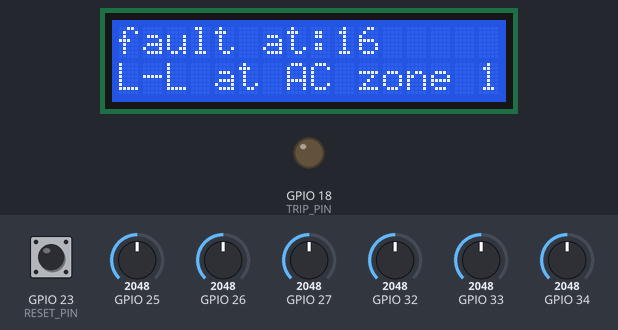
The sketch below on a simulated ESP32. Parts: 16×2 character LCD, output pins drawn as LEDs (lit = HIGH). The test bench sets the inputs (shaded band); at power-on: GPIO 23 (RESET_PIN) LOW, GPIO 33 = 2048, GPIO 34 = 2048, GPIO 25 = 2048, GPIO 26 = 2048, GPIO 27 = 2048, GPIO 32 = 2048. What the sketch prints to the serial monitor is not drawn.

Above: at 2.2 s.
2.3 s: GPIO 23 (RESET_PIN) pulled HIGH for 0.15 s
At 2.52 s:
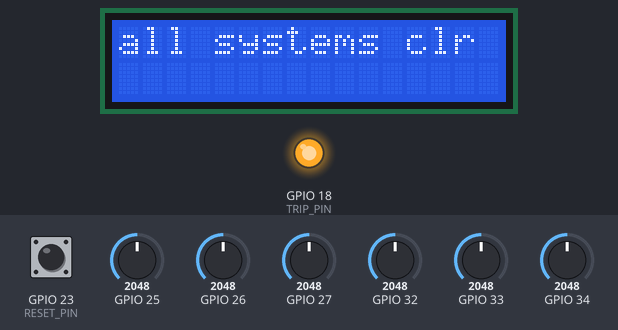
4.0 s: GPIO 33 set to 2123
7.0 s: GPIO 23 (RESET_PIN) pulled HIGH for 1 s
At 9.7 s:
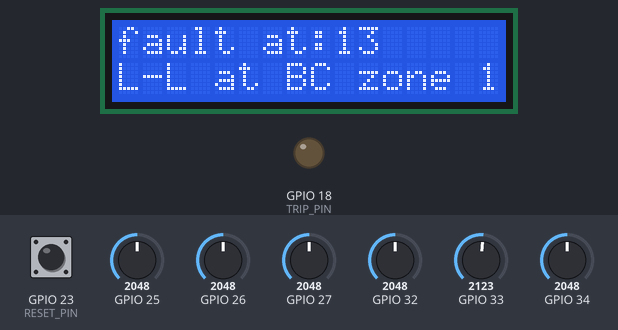
10.0 s: GPIO 34 set to 2135
11.5 s: GPIO 23 (RESET_PIN) pulled HIGH for 1 s
At 11.7 s:
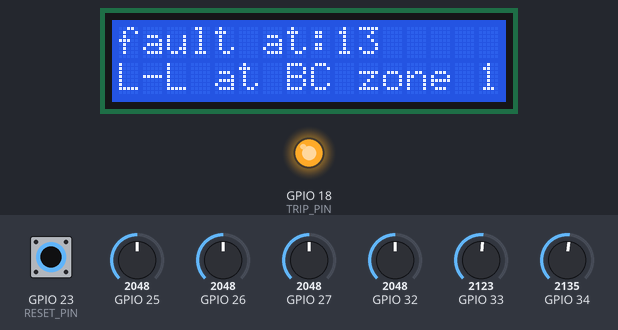
14.0 s: GPIO 23 (RESET_PIN) pulled HIGH for 3.2 s
At 15.6 s:
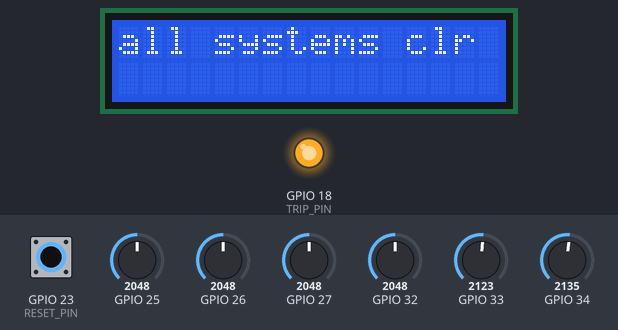
Timing chart, 0 to 18.8 s (numbered marks = the images above; inputs shaded):
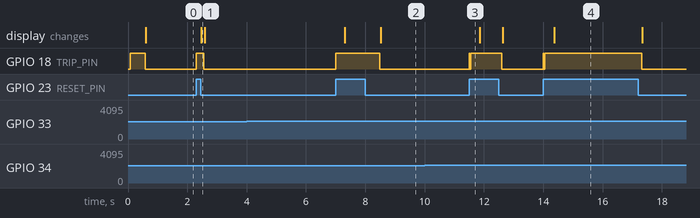

Measured:
- after the input at 2.3 s, GPIO 18 (TRIP_PIN): LOW → HIGH at once, → LOW 0.26 s later; the display: changes after 0.16 s (image 1)
- after the input at 4.0 s, every drawn part: stays the same
- after the input at 7.0 s, GPIO 18 (TRIP_PIN): LOW → HIGH at once, → LOW 1.5 s later; the display: first changes after 0.31 s (image 2 shows a later state)
- after the input at 10.0 s, every drawn part: stays the same
- after the input at 11.5 s, GPIO 18 (TRIP_PIN): LOW → HIGH at once, → LOW 0.02 s later, → HIGH 0.03 s later, → LOW 1.1 s later
- after the input at 14.0 s, GPIO 18 (TRIP_PIN): LOW → HIGH at once, → LOW 0.02 s later, → HIGH 0.03 s later, → LOW 3.3 s later; the display: changes after 0.36 s (image 4)

The sketch:

DistanceCode.ino
```cpp
  //this code is made for distance protection for the project done in faculty of engineering menofia 2022-2023 final year
  // students supervised by professur Nagy El-Kalashy for their graduation project
  // here I include the wdt task for the esp in order to remove the idle supervision which resets the code if the idle task isnot reached
  #include <esp_task_wdt.h>
  // I included the cmath library which is neede for the pow() and abs() operater
  #include <cmath>
  #define i1 Complex(0,1) // this defines the imaginary number i if usage was needed
  #include <LiquidCrystal_I2C.h>
  #include<wire.h>
  #define RESET_PIN 23
  #define TRIP_PIN 18
  #define LED_PIN 18
  //LCD connection
  LiquidCrystal_I2C lcd(0x27,16,2);
  struct Complex{ // this struct defines the new type Complex which is needed for the system
  public:
  float re; // defines the real part
  float im; // defines the imaginary part`
  Complex(float r=0,float i=0){ // this function allows for quick defining of complex number ex Complex k=Complex(1,2)
    re=r;
    im=i;
  }
  friend Complex operator-(Complex a, Complex b) { //here I override the minus operator to work on complex numbers
    return Complex(a.re - b.re, a.im - b.im);
  }
  friend Complex operator/(Complex a, Complex b) { //here I override the / operator to work on complex number
    float denom = b.re * b.re + b.im * b.im; // denominator
    return Complex((a.re * b.re + a.im * b.im) / denom,
                  (a.im * b.re - a.re * b.im) / denom);
    }
  friend Complex operator+(Complex a, Complex b) { //here i override the plus operator
    return Complex(a.re + b.re, a.im + b.im);
  }
  friend Complex operator*(Complex a, Complex b) { // here i override the multiplication operator
    return Complex(a.re * b.re - a.im * b.im,
                   a.re * b.im + a.im * b.re);
  }
  friend float abs(Complex z) { //here i override thr abs operator
    return sqrt(z.re * z.re + z.im * z.im);
  }
  friend Complex pow(Complex z, int n) { //here i override the pow operator
     if (n == 0) { // zero exponent case
       return Complex(1.0);
     }
     else {
       Complex result = z;
       for (int i = 1; i < n; i++) {
         result = result * z;
       }
       return result;
     }
   }
};
float real(Complex z){ //here a function made to return the real part despite not being needed because i already have it in the class above this
//one is made to look like the matlab one allowing me to copy the code i made in matlab to work in the simulated model here without the need of heavlly editting it
  return z.re;
}
float imag(Complex z){ //here a function made to return the imaginary part despite not being needed because i already have it in the class above this
//one is made to look like the matlab one allowing me to copy the code i made in matlab to work in the simulated model here without the need of heavlly editting it
  return z.im;
}
float angle(Complex z){ // ths function returns the complex angle in radian
  return atan2(z.im,z.re);
}
int minNonZeroIndex(float arr[], int n) { // this function returns the minmum non zero index of anarry
  int min = INT_MAX; // here I establihed the current minmum value as the max value an integer can hold
  int index = -1; // here i establish the index as -1 so if the value returned as -1 all elements are zero elements
  for (int i = 0; i < n; i++) { // this loop checks the elements
    if (arr[i] < min && arr[i] != 0) { // if the element is not zero and is smaller the index is set to it and the current minmum value is set to its value
      min = arr[i];
      index = i;
    }
  }
  return index;
}
 // this section is where i declare the global variables
  const int n=8; // this is the number of samples per cycle
  int halt_fault=1;int wait=0;
  float Y1,Y2,Y3,Y4,Y5,Y6,Y7,Y8; // those are the absloute values of V1,V2,V3,I1,I2,I3
  float w1[n]={0,0,0,0,0,0,0,0}; // this is the window of Va
  float w2[n]={0,0,0,0,0,0,0,0}; // this is the window of Vb
  float w3[n]={0,0,0,0,0,0,0,0}; // this is the window of Vc
  float w4[n]={0,0,0,0,0,0,0,0}; // this is the window of Ia
  float w5[n]={0,0,0,0,0,0,0,0}; // this is the window of Ib
  float w6[n]={0,0,0,0,0,0,0,0}; // this is the window of Ic
  float c[n],s[n]; // here I declare the arrays for the cosine and sine element used i n the DFT
  float k=2*3.1415926535/n; // this is 2*pi/n the dtheta, the change in angle between each sample
  float Vain,Vbin,Vcin;// this is the input for Va,Vb,Vc
  Complex I00; //Zero Sequence current
  Complex I11; //positive sequence current
  Complex I22; //Negative sequence current
  Complex a120=Complex(-0.5,sqrt(3)/2); // this is a varible used in sequence componnet equation
  float Iain,Ibin,Icin; // input current signal
  Complex Va,Vb,Vc,Ia,Ib,Ic,Z1ab,Z1bc,Z1ca,Z1a,Z1b,Z1c; // DFT output (Va,Vb,Vc,Ia,Ib,IC), and distance positive sequence impedences (Z1a,Z1b,Z1c,Z1ab,Z1bc,Z1ca)
  TaskHandle_t DFT; // this is the task handler for FreeRTOS main function whch has both the DFT and the code
  TaskHandle_t Output; // this is the task handler for freeRTOS output task which is mainly used for testing and output
  long Time,fault_time; // this is the time of the operation and the time sice the fault used for the dft
  int fault_type; // this is a number which indicats the fault type
void setup() {
  // initialize LCD
  lcd.init();
  // turn on LCD backlight
  lcd.backlight();
    // set up the LCD's number of columns and rows:
  // Print a message to the LCD.
  lcd.setCursor(0,0);
  lcd.print("system ok");
  Serial.begin(115200); // Here I intiallize the serial connection used in printing
  pinMode(TRIP_PIN,OUTPUT); // Here I intiallize Pin 18 as an output pin to besed for the tripping signal of the relays
  pinMode(LED_PIN,OUTPUT); // here I intiallize PIN 20 to be used for an indicator fo the tripping signal
  pinMode(RESET_PIN,INPUT);  // Here I intiallize PIN 17 to be used as input pin to deenergize the fault
  digitalWrite(TRIP_PIN,HIGH); // here I make sure that pin 18 is low
  digitalWrite(LED_PIN,HIGH); // here i makwe sure that pin 20 is low
  for (int i=0;i<=n-1;i++){ // here I set the values for Cosine and sine so I don't need to calculate them each ccle
    c[i]=2*cos(i*k)/n;
    s[i]=2*sin(i*k)/n;
  }
  xTaskCreatePinnedToCore( //Here I create the task for the DFT and distance function and pin It to core 0
                    DFTCode,   /* Task function. */
                    "DFT",     /* name of task. */
                    10000,       /* Stack size of task */
                    NULL,        /* parameter of the task */
                    1,           /* priority of the task */
                    &DFT,      /* Task handle to keep track of created task */
                    0);          /* pin task to core 0 */
                    delay(500);
  xTaskCreatePinnedToCore( //Here I create the task for the output and PIN to core 1
                    OutputCode,   /* Task function. */
                    "Output",     /* name of task. */
                    10000,       /* Stack size of task */
                    NULL,        /* parameter of the task */
                    1,           /* priority of the task */
                    &Output,      /* Task handle to keep track of created task */
                    1);          /* pin task to core 0 */
  delay(500);
}
void DFTCode(void * pvParameters){ //thi the main task where both DFt and distance functions is used
  long int  xLastWakeTime1=micros(); // intiaiase task starting time
  long int  xLastWakeTime2; // declare the ending time variable
  int A1; // analouge input int for V1
  int A2; // anlouge input int for V2
  int A3; // analouge input int for V3
  int A4; // analouge input int for I1
  int A5; // anlouge input int for I2
  int A6; // anlouge input int for I3
  int index; //this the fault index
  float fault_location[20]={0,0,0,0,0,0,0,0,0,0,0,0,0,0,0,0,0,0,0,0}; //intiallise the fault location array
  double l0,l1,Iaa,Ibb; // intiallise the variables for zero sequence inductance and positive sequence inductance
  int indicator=0; // this is the variable which stores the fault type
  Complex z0,z1,M,Iax,Ibx,Icx,MI00,Zto,Zto1,Zto2,Zto3; // here I intialise basic variable used as parameters for the equation
  // Calaculating line parameters
  l0=0.035/100; // inductance of zero sequence
  l1=0.035/100; // inductance of positive sequence
  z0=(7.8/100+i1*12/100); // +ve sequence impedence
  z1=(7.8/100+i1*12/100); // -ve sequence impedence
  M=(z0-z1)/z1; // M used in distance protection
  Zto=z1*100; // total impedence
  Zto1=0.7*Zto; // zone 1 impedence
  Zto2=1.2*Zto; // zone 2 impedence
  Zto3=2.2*Zto; // zone 3 impedence
  // end of line parameterrs cala
  esp_task_wdt_init(3000,false);   // disabling wdt reset capabilities as I am not going to allow the controller into the idle task again to improve real time response
  run: // a label to restart the system after a fault is cleared and the system is manually reset through the reset PIN
  digitalWrite(TRIP_PIN,HIGH); // here I make sure the trip signal is low
  digitalWrite(19,HIGH); // her I make sure the trip signal is low
  while(1)
  {
    // take analouge reading which ranges from 0-4096
    A1=analogRead(34);
    A2=analogRead(32);
    A3=analogRead(33);
    A4=analogRead(25);
    A5=analogRead(26);
    A6=analogRead(27);
    // END OF reading analouge
    // callibration of the system
    Vain=10.5/230*A1;
    Vbin=11.5/230*A2;
    Vcin=11.5/230*A3;
    Iain=0.63*A4/95;
    Ibin=0.59*A5/150;
    Icin=0.6*A6/90;
    //end of calibration of the system
    //Zeroing the output voltage before the start of the DFT
    Va.re=0;Va.im=0;Vb.re=0;Vb.im=0;Vc.re=0;Vc.im=0;
    Ia.re=0;Ia.im=0;Ib.re=0;Ib.im=0;Ic.re=0;Ic.im=0;
    // end of the zerroing stage
    // start of the DFT
    for (int i=0;i<=n-2;i++){
      w1[i]=w1[i+1];w2[i]=w2[i+1];w3[i]=w3[i+1]; //applying the concept of sliding window
      w4[i]=w4[i+1];w5[i]=w5[i+1];w6[i]=w6[i+1]; // applying the concept of sliding window
      // start of the main dft equations
      Va.re=Va.re+c[i]*w1[i];
      Va.im=Va.im-s[i]*w1[i];
      Vb.im=Vb.im-s[i]*w2[i];
      Vb.re=Vb.re+c[i]*w2[i];
      Vc.im=Vc.im-s[i]*w3[i];
      Vc.re=Vc.re+c[i]*w3[i];
      Ia.re=Ia.re+c[i]*w4[i];
      Ia.im=Ia.im-s[i]*w4[i];
      Ib.im=Ib.im-s[i]*w5[i];
      Ib.re=Ib.re+c[i]*w5[i];
      Ic.im=Ic.im-s[i]*w6[i];
      Ic.re=Ic.re+c[i]*w6[i];

    }
    w1[n-1]=Vain; // adding the final value to the end of the window
    w2[n-1]=Vbin; // adding the final value to the end of the window
    w3[n-1]=Vcin; // adding the final value to the end of the window
    w4[n-1]=Iain; // adding the final value to the end of the window
    w5[n-1]=Ibin; // adding the final value to the end of the window
    w6[n-1]=Icin; // adding the final value to the end of the window
    Va.re=Va.re+c[n-1]*w1[n-1];
    Va.im=Va.im-s[n-1]*w1[n-1];
    Vb.re=Vb.re+c[n-1]*w2[n-1];
    Vb.im=Vb.im-s[n-1]*w2[n-1];
    Vc.re=Vc.re+c[n-1]*w3[n-1];
    Vc.im=Vc.im-s[n-1]*w3[n-1];
    Ia.re=Ia.re+c[n-1]*w4[n-1];
    Ia.im=Ia.im-s[n-1]*w4[n-1];
    Ib.re=Ib.re+c[n-1]*w5[n-1];
    Ib.im=Ib.im-s[n-1]*w5[n-1];
    Ic.re=Ic.re+c[n-1]*w6[n-1];
    Ic.im=Ic.im-s[n-1]*w6[n-1];
    // end of the DFT
    // gettting abslout values for testing and printing purposes only, not used in distance protection
    Y1=sqrt(Va.re*Va.re+Va.im*Va.im); // gettin the absloute value of voltage a
    Y2=sqrt(Vb.re*Vb.re+Vb.im*Vb.im); // gettin the absloute value of voltage b
    Y3=sqrt(Vc.re*Vc.re+Vc.im*Vc.im); // gettin the absloute value of voltage c
    Y4=abs(Ia); // gettin the absloute value of current a
    Y5=abs(Ib); // gettin the absloute value of current b
    Y6=abs(Ic); // gettin the absloute value of current c
    // end of data collecting
    // getting phase sequence
    I00=(Va+Vb+Vc)/3.0; // zero phase sequence
    I11=(Va+Vb*a120+Vb*a120*a120)/3.0; // positive phase sequence
    I22=(Va+Vb*a120*a120+Vb*a120)/3.0; // negative phase sequence
    // end of getting phase sequence
    // distance calculations
    Z1ab=0.71*((Va-Vb)/(Ib-Ia));
    Z1bc=0.715*((Vb-Vc)/(-1*(Ic)-Ib));
    Z1ca=0.785*((Vc-Va)/(Ia+Ic));
    MI00=M*I00;
    Iax=Ia;
    Ibx=Ib;
    Icx=Ic+MI00;
    Z1a=1*Va/Iax;
    Z1b=1*Vb/Ibx;
    Z1c=0.9*Vc/Icx;


    // end of calculating distance protection
    for (int kk = 0; kk < 19; kk++) {// resetting the fault location array
    fault_location[kk] = 0;
    }

    // start of checkking fault zone


    if (abs(Z1a)<=0.8*abs(Zto1)*abs(cos(3.14/4-angle(Z1a)))){
      fault_location[1]=abs(Z1a)/abs(z1);
    }else if (abs(Z1a)<=1.5*abs(Zto2)*abs(cos(3.14/4-angle(Z1a)))){
      fault_location[2]=abs(Z1a)/abs(z1);
    }else if (abs(Z1a)<=abs(Zto3)*abs(cos(3.14/4-angle(Z1a)))){
      fault_location[3]=abs(Z1a)/abs(z1);
    }
    if (abs(Z1b)<=0.932*abs(Zto1)*abs(cos(3.14/4-angle(Z1b)))){
      fault_location[4]=abs(Z1b)/abs(z1);
    }else if (abs(Z1b)<=1.2*(abs(Zto2)*abs(cos(3.14/4-angle(Z1b))))){
      fault_location[5]=abs(Z1b)/abs(z1);
    }else if (abs(Z1b)<=abs(Zto3)*abs(cos(3.14/4-angle(Z1b)))){
      fault_location[6]=abs(Z1b)/abs(z1);
    }
    if (abs(Z1c)<=0.805*abs(Zto1)){
      fault_location[7]=abs(Z1c)/abs(z1);
    }else if (abs(Z1c)<=abs(Zto2)){
      fault_location[8]=abs(Z1c)/abs(z1);
    }else if (abs(Z1c)<=abs(Zto3)){
      fault_location[9]=abs(Z1c)/abs(z1);
    }
    if (abs(Z1ab)<=0.735*abs(Zto1)*abs(cos(3.14/4-angle(Z1ab)))){
      fault_location[10]=abs(Z1ab)/abs(z1);
    }else if (abs(Z1ab)<=abs(Zto2)*abs(cos(3.14/4-angle(Z1ab)))){
      fault_location[11]=abs(Z1ab)/abs(z1);
    }else if (abs(Z1ab)<=abs(Zto3)*abs(cos(3.14/4-angle(Z1ab)))){
      fault_location[12]=abs(Z1ab)/abs(z1);
    }
    if (abs(Z1bc)<=0.85*abs(Zto1)*abs(cos(3.14/4-angle(Z1bc)))){
      fault_location[13]=abs(Z1bc)/abs(z1);
    }else if (abs(Z1bc)<=abs(Zto2)*abs(cos(3.14/4-angle(Z1bc)))){
      fault_location[14]=abs(Z1bc)/abs(z1);
    }else if (abs(Z1bc)<=abs(Zto3)*abs(cos(3.14/4-angle(Z1bc)))){
      fault_location[15]=abs(Z1bc)/abs(z1);
    }if (abs(Z1ca)<=abs(0.489*Zto1)){
       fault_location[16]=abs(Z1ca)/abs(z1);
    }else if (abs(Z1ca)<=1.2*abs(Zto2)){
      fault_location[17]=abs(Z1ca)/abs(z1);
    } else if (abs(Z1ca)<=abs(Zto3)){
      fault_location[18]=abs(Z1ca)/abs(z1);
    }

    if (halt_fault==1){
    index=-1;
    int min = 10000;
    for (int i = 1; i < 20; i++) { // this loop checks the elements
    if (fault_location[i] < min && fault_location[i] != 0) { // if the element is not zero and is smaller the index is set to it and the current minmum value is set to its value
      min = fault_location[i];
      index = i;
    }
    }

    Y7=index;
    if (wait>=16){
    //Y8=abs(Z1c);
    if (index>=1){
      if (index == 1 || index == 4 || index == 10 || index == 16){
        fault_type=index;
        halt_fault=0;
      }
      if(index == 2 || index == 5  || index == 7 || index == 8 || index == 11 || index == 14 || index == 17 || index == 13) {
        if (indicator==0){
        fault_time=millis();
        indicator=1;
        }
        if((millis()-fault_time)>= 400){
          fault_type=index;
          halt_fault=0;
        }
        }
        if(index == 3 || index == 6 || index == 9 || index == 12 || index == 15 || index == 18) {
        if (indicator==0){
        fault_time=millis();
        indicator=1;
        }
        if((millis()-fault_time)>= 3000){
          fault_type=index;
          halt_fault=0;
        }

    }}else{
       fault_time=0;
       indicator=0;
    }
    }
    }
    wait=wait+1;
    if (wait>100) wait=100;
    //end of checking fault location

    xLastWakeTime2=micros();
    //Y6=xLastWakeTime2-xLastWakeTime1;
    delayMicroseconds((1000000/(50*n))-(xLastWakeTime2-xLastWakeTime1));
    xLastWakeTime1=micros();
    if (digitalRead(RESET_PIN)==HIGH){
      digitalWrite(18,HIGH); // here I make sure the trip signal is low
      digitalWrite(19,HIGH); // her I make sure the trip signal is low
      halt_fault=1;
      wait=0;
    }
    Y7=abs(Z1ca);
    //abs(Z1ca)<=abs(Zto3)*abs(cos(3.14/4-angle(Z1ca))
    Y8=abs(Z1a);

  }
}
void OutputCode(void * pvParameters){
  long int  xLastWakeTime3=micros();
  long int  xLastWakeTime4;
  esp_task_wdt_init(3000,false);
  int clrr=0;
  while(1){
    Serial.print("Ia:");
    Serial.print(Y4);
    Serial.print(",Ib:");
    Serial.print(Y5);
    Serial.print(",Ic:");
    Serial.print(Y6);
    Serial.print(",Va:");
    Serial.print(Y1);
    Serial.print(",Vb:");
    Serial.print(Y2);
    Serial.print(",Vc:");
    Serial.print(Y3);
    Serial.print(",Z1c:");
    Serial.print(Y8);
    Serial.print(",Z1ac:");
    Serial.println(Y7);
    if (halt_fault==1){
    xLastWakeTime4=micros();
    Time=xLastWakeTime4-xLastWakeTime3;
    yield();    //delay(10000);
    delayMicroseconds((1000000/(50*n))-(100));
    xLastWakeTime3=micros();
    digitalWrite(TRIP_PIN,HIGH); // here I make sure that pin 18 is low
    digitalWrite(LED_PIN,HIGH);
    if (digitalRead(RESET_PIN)==HIGH){
      digitalWrite(TRIP_PIN,HIGH); // here I make sure the trip signal is low
      digitalWrite(LED_PIN,HIGH); // her I make sure the trip signal is low
      lcd.clear();
      lcd.backlight();
      lcd.setCursor(0, 0);
      lcd.print("all systems clr");
      halt_fault=1;
      wait=0;
      clrr=0;
    }
    }
    if (halt_fault==0){
    digitalWrite(TRIP_PIN,LOW); // here I make sure that pin 18 is low
    digitalWrite(LED_PIN,LOW);

    if (clrr==0){
    lcd.clear();
    clrr++;
    lcd.backlight();
    lcd.setCursor(0, 0);
    lcd.print("fault at:");
    lcd.print(fault_type);
    if (fault_type==1){
    lcd.setCursor(0, 1);
    lcd.print("L-G at A zone 1");
    }
    if (fault_type==2){
    lcd.setCursor(0, 1);
    lcd.print("L-G at A zone 2");
    }
    if (fault_type==3){
    lcd.setCursor(0, 1);
    lcd.print("L-G at A zone 3");
    }
    if (fault_type==4){
    lcd.setCursor(0, 1);
    lcd.print("L-G at B zone 1");
    }
    if (fault_type==5){
    lcd.setCursor(0, 1);
    lcd.print("L-G at B zone 2");
    }
    if (fault_type==6){
    lcd.setCursor(0, 1);
    lcd.print("L-G at B zone 3");
    }
    if (fault_type==7){
    lcd.setCursor(0, 1);
    lcd.print("L-G at C zone 1");
    }
    if (fault_type==8){
    lcd.setCursor(0, 1);
    lcd.print("L-G at C zone 2");
    }
    if (fault_type==9){
    lcd.setCursor(0, 1);
    lcd.print("L-G at C zone 3");
    }
    if (fault_type==10){
    lcd.setCursor(0, 1);
    lcd.print("L-L at AB zone 1");
    }
    if (fault_type==11){
    lcd.setCursor(0, 1);
    lcd.print("L-L at AB zone 2");
    }
    if (fault_type==12){
    lcd.setCursor(0, 1);
    lcd.print("L-L at AB zone 3");
    }
    if (fault_type==13){
    lcd.setCursor(0, 1);
    lcd.print("L-L at BC zone 1");
    }
    if (fault_type==14){
    lcd.setCursor(0, 1);
    lcd.print("L-L at BC zone 2");
    }
    if (fault_type==15){
    lcd.setCursor(0, 1);
    lcd.print("L-L at BC zone 3");
    }
    if (fault_type==16){
    lcd.setCursor(0, 1);
    lcd.print("L-L at AC zone 1");
    }
    if (fault_type==17){
    lcd.setCursor(0, 1);
    lcd.print("L-L at AC zone 2");
    }
    if (fault_type==18){
    lcd.setCursor(0, 1);
    lcd.print("L-L at AC zone 3");
    }
    }
    if (digitalRead(RESET_PIN)==HIGH){
      digitalWrite(TRIP_PIN,HIGH); // here I make sure the trip signal is high
      digitalWrite(LED_PIN,HIGH); // her I make sure the trip signal is high
      halt_fault==1;
      wait=0;
      clrr=0;
      lcd.clear();
      lcd.setCursor(0, 0);
      lcd.print("all systems clr");
      digitalWrite(TRIP_PIN,HIGH); // here I make sure the trip signal is high
      }

    }
    delayMicroseconds((1000000/(50*n))-(100));
  }
}
void loop()
{

}
```
